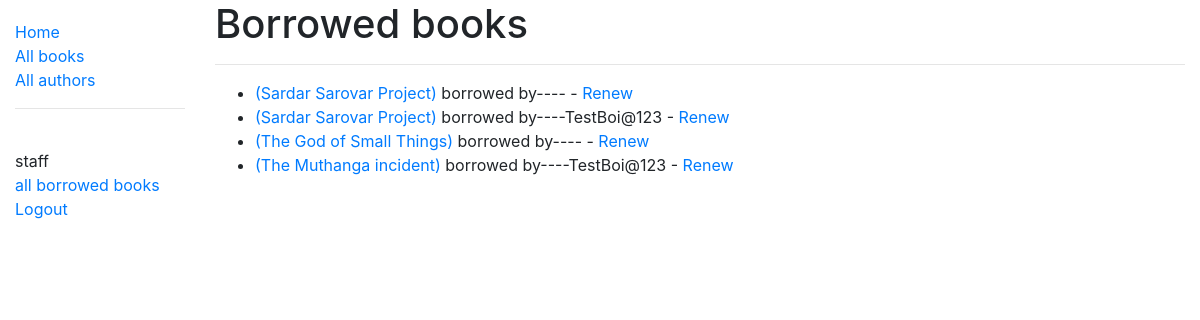
Page /catalog/librarians/ (signed in) on the earlier database version.
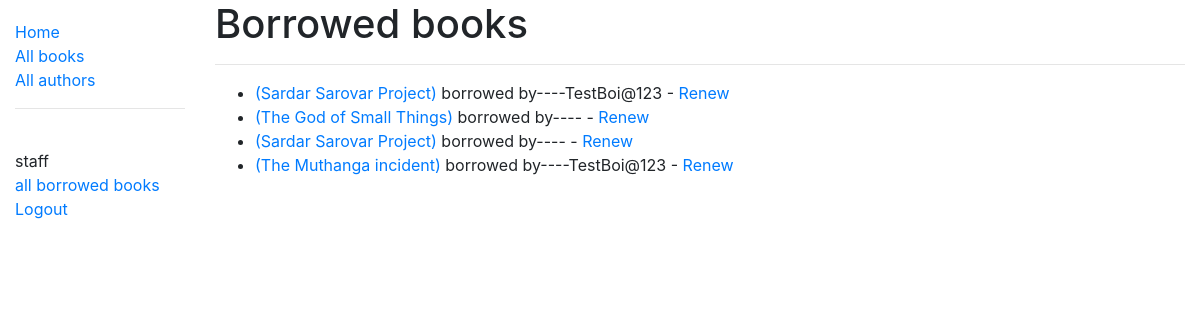
Same page on the later database version.
### catalog/models.py (models this page shows, shortened)
class BookInstance(models.Model):
    id = models.UUIDField(primary_key=True, default=uuid.uuid4,
                          help_text='Unique ID for this particular book across whole library')
    book = models.ForeignKey(Book, on_delete=models.RESTRICT, null=True)
    imprint = models.CharField(max_length=200)
    due_back = models.DateField(null=True, blank=True)
    borrower = models.ForeignKey(User, on_delete=models.SET_NULL, null=True, blank=True)
    LOAN_STATUS = (
        ('m', 'Maintenance'),
        ('o', 'On loan'),
        ('a', 'Available'),
        ('r', 'Reserved'),
    )
    status = models.CharField(
        max_length=1,
        choices=LOAN_STATUS,
        blank=True,
        default='m',
        help_text='Book availability',
    )
    class Meta:
        ordering = ['due_back']
        permissions = (("can_mark_librarian", "Set user as librarian"),("noooobie","boobie"))
    def status_value(self):
        key_status = self.status
        print(key_status)
        for _, value in self.LOAN_STATUS:
            if _ == key_status:
                print(value)
                return value
    status_value.short_description = "current"

class Book(models.Model):
    title = models.CharField(max_length=200)
    author = models.ForeignKey(Author, on_delete=models.SET_NULL, null=True)
    summary = models.TextField(
        max_length=1000, help_text='Enter a brief description of the book')
    isbn = models.CharField('ISBN', max_length=13, unique=True,
                            help_text='13 Character <a href="https://www.isbn-international.org/content/what-isbn">ISBN number</a>')
    Lang = models.ForeignKey("Language", on_delete=models.PROTECT, null=True)
    genre = models.ManyToManyField(
        Genre, help_text='Select a genre for this book')
    def display_genre(self):
        """Create a string for the Genre. This is required to display genre in Admin."""
        return ', '.join(genre.name for genre in self.genre.all()[:3])
    display_genre.short_description = 'Genre'
    def get_absolute_url(self):
        return reverse('book-detail', args=[str(self.id)])

### catalog/views.py (the view)
# urls.py: path('librarians/', views.librarians, name='librarians'),
@login_required
@permission_required('catalog.can_mark_librarian','catalog.can_edit','can_view')
def librarians(request):
    allborrowedbooks = BookInstance.objects.filter(status__exact='o').order_by('due_back')
    context = {
        "allbooksborrowed" : allborrowedbooks,
    }
    return render(request,"librarian.html",context=context)

### catalog/templates/librarian.html
{% extends "base_generic.html" %}
{% block content %}
    <h1>Borrowed books</h1>
    <hr>
    {% if allbooksborrowed %}
    <ul>
      {% for bookinst in allbooksborrowed %}
      <li>
        <a href="{{ bookinst.book.get_absolute_url }}">({{ bookinst.book.title }})</a> borrowed by----{{bookinst.borrower.get_username}}
        {% if perms.catalog.can_mark_returned %}- <a href="{% url 'renew-book-librarian' bookinst.id %}">Renew</a>  {% endif %}
      </li>
      {% endfor %}
    </ul>
    {% else %}
      <p>There are no books borrowed.</p>
    {% endif %}
{% endblock %}

### catalog/templates/base_generic.html (shortened to what this page needs)
<!DOCTYPE html>
<html lang="en">
<head>
    <link rel="stylesheet" href="https://cdn.jsdelivr.net/npm/bootstrap@4.5.3/dist/css/bootstrap.min.css"
>
    {% load static %}
    <link rel="stylesheet" href="{% static 'style.css' %}">
</head>
<body>
    <div class="container-fluid">
        <div class="row">
            <div class="col-sm-2">
                {% block sidebar %}
                <ul class="sidebar-nav">
                    <li><a href="{% url 'index' %}">Home</a></li>
                    <li><a href="{% url 'books'%}">All books</a></li>
                    <li><a href="{% url 'author'%}">All authors</a></li>
                    <hr><br>
                    {% if user.is_authenticated and perms.catalog.can_mark_librarian != True %}
                    <li>User: {{ user.get_username }}</li>
                    <li><a href="{% url 'my-borrowed' %}">My Borrowed</a></li>
                    <li><a href="{% url 'logout'%}?next={{request.path}}">Logout</a></li>
                    <hr><br>
                    {% elif user.is_authenticated and perms.catalog.can_mark_librarian %}
                    <li>staff</li>
                    <li><a href="{% url 'librarians' %}">all borrowed books</a></li>
                    <li><a href="{% url 'logout'%}?next={{request.path}}">Logout</a></li>
                    {% else %}
                    <li><a href="{% url 'login'%}?next={{request.path}}">Login</a></li>
                    {% endif %}
                </ul>
                {% endblock %}
            </div>
            <div class="col-sm-10 ">{% block content %}{% endblock %}
            </div>
        </div>
    </div>
</body>
</html>

### catalog/static/style.css (style rules this page uses)
.sidebar-nav { margin-top: 20px; padding: 0; list-style: none; }

Differences in the rows shown:
changed BookInstance (number 3 of 4 on the later page): moves down the list
